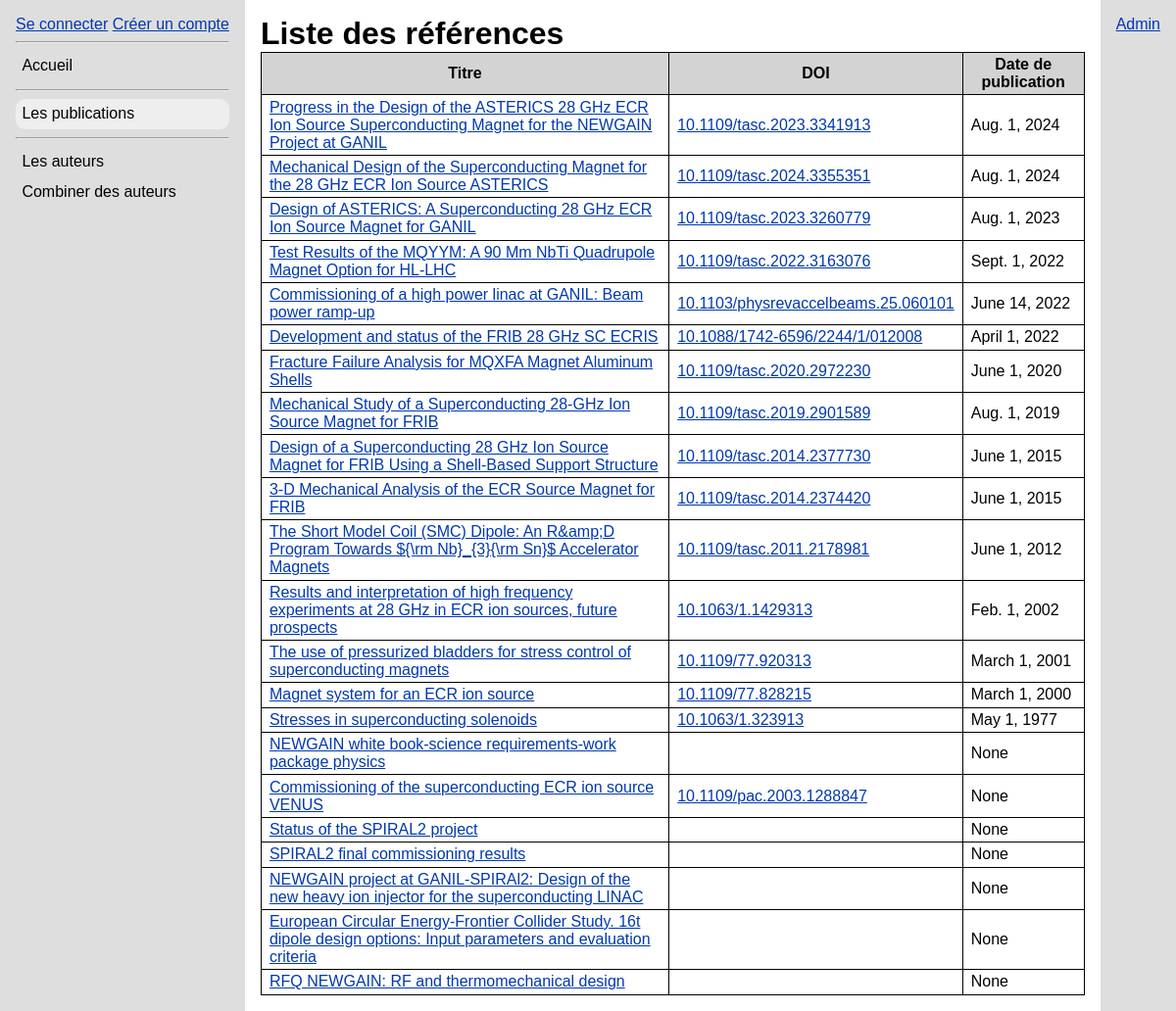
Page /publications/ on the earlier database version.
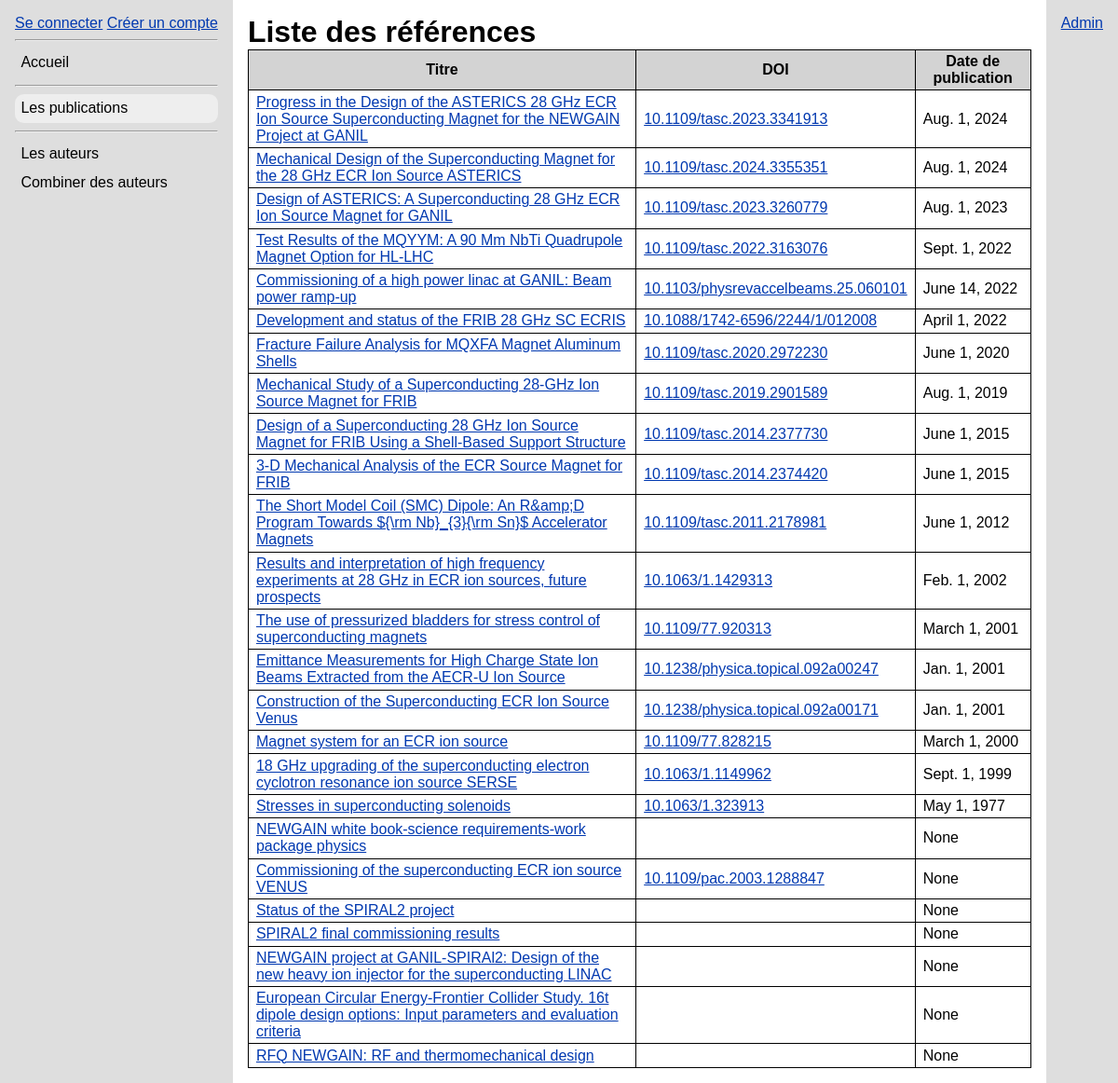
Same page on the later database version.
### references/models.py (models this page shows, shortened)
class Publication(models.Model):
    doi = models.CharField(max_length=100, blank=True)
    crossref_json = models.JSONField(blank=True, null=True)
    title = models.CharField(max_length=300, null=True, blank=True)
    publication_date = models.DateField(null=True, blank=True)
    authors = models.ManyToManyField(
        "Author",
        through="AuthorPublication",
        related_name="publications",
        blank=True
    )
    references = models.ManyToManyField(
        "self",
        through="PublicationReference",
        symmetrical=False,
        related_name="cited_by",
    )
    parse_references = models.BooleanField(default=True)
    date_created = models.DateTimeField(auto_now_add=True)
    date_updated = models.DateTimeField(auto_now=True)

### references/views.py (the view)
# urls.py: path('publications/', PublicationListView.as_view(), name='publications_list'),
class PublicationListView(ListView):
    model = Publication
    template_name = 'references/publications_list.html'
    context_object_name = 'publications'
    def get_context_data(self, **kwargs):
        context = super().get_context_data(**kwargs)
        pubs = Publication.objects.exclude(title='')
        pubs = pubs.order_by('-publication_date')
        context["publications"] = pubs
        user = self.request.user
        if user.is_authenticated:
            context["user_pub_ids"] = set(
                UserPublication.objects.filter(user=user).values_list('publication_id', flat=True)
            )
        else:
            context["user_pub_ids"] = set()
        return context

### references/templates/references/publications_list.html (shortened to what this page needs)
{% extends 'references/base.html' %}
{% block content %}
    <h1>Liste des références</h1>
    {% if publications %}
        <table>
            <thead>
                <tr>
                    <th scope="col">Titre</th>
                    <th scope="col">DOI</th>
                    <th scope="col">Date de publication</th>
                </tr>
            </thead>
            <tbody>
                {% for pub in publications %}
                    <tr>
                        <td><a href="{% url 'publication_detail' pub.pk %}">{{ pub.title }}</a></td>
                        <td><a href="{% url 'publication_crossref' pub.pk %}" target="_blank">{{ pub.doi }}</a></td>
                        <td>{{ pub.publication_date }}</td>
                    </tr>
                {% endfor %}
            </tbody>
        </table>
    {% else %}
        <p>Base de données vide.</p>
    {% endif %}
{% endblock content %}

Differences in the rows shown:
added Publication: title "Emittance Measurements for High Charge State Ion Beams Extracted from the AECR-U Ion Source", doi "10.1238/physica.topical.092a00247", publication_date "Jan. 1, 2001"
added Publication: title "Construction of the Superconducting ECR Ion Source Venus", doi "10.1238/physica.topical.092a00171", publication_date "Jan. 1, 2001"
added Publication: title "18 GHz upgrading of the superconducting electron cyclotron resonance ion source SERSE", doi "10.1063/1.1149962", publication_date "Sept. 1, 1999"
